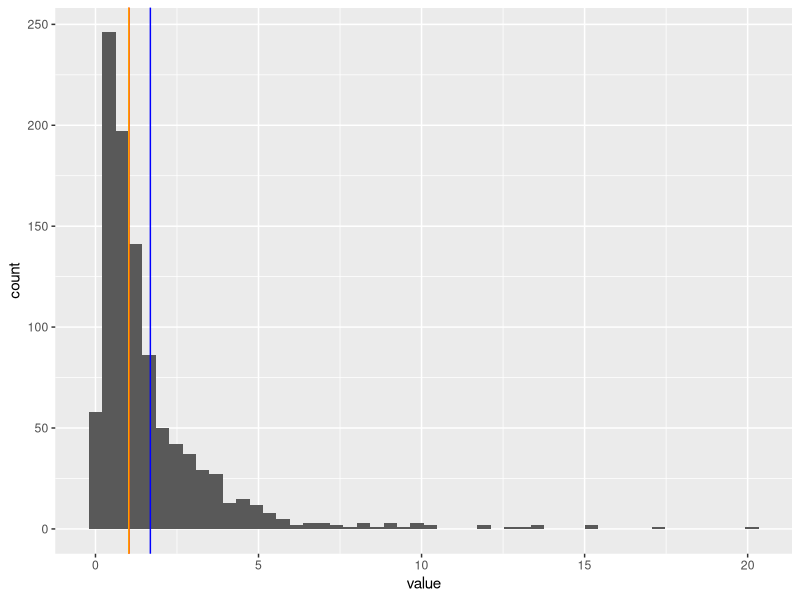
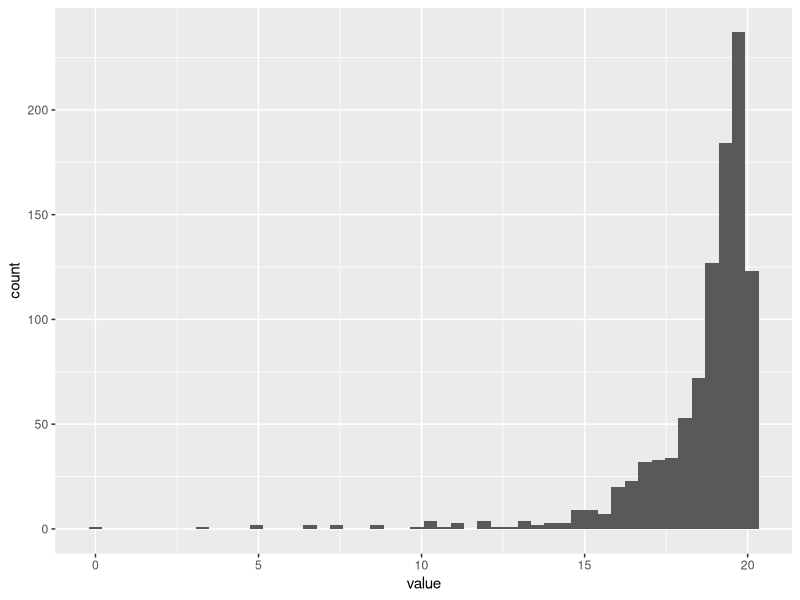
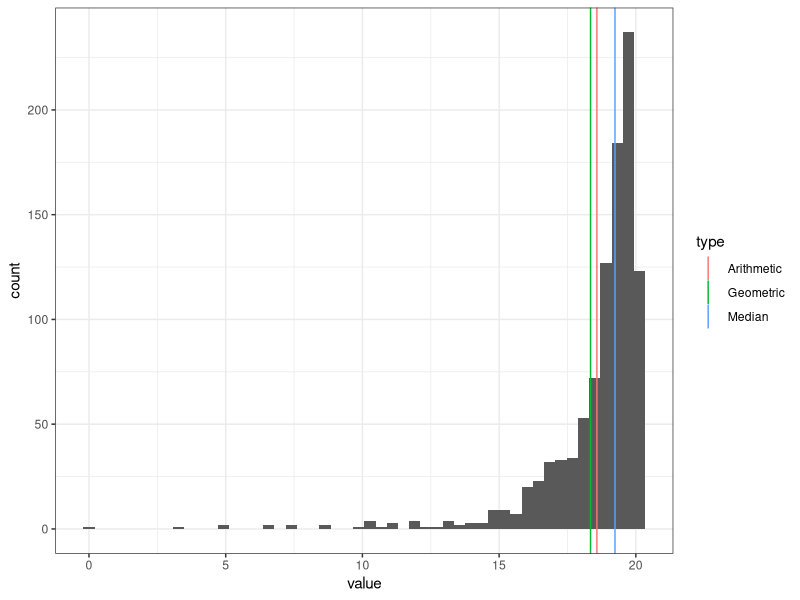

R code for these plots, in order:
# setup -------------------------------------------------------------------
rm(list = ls())
library(tidyverse)


# exercise 1 --------------------------------------------------------------

## comparing central tendency measures
# create a new vetor z with with length 1000 as exp(rnorm(n = 1000, 
 # mean = 0, sd = 0.1)) 

z <- exp(rnorm(n = 1000, mean = 0, sd = 1))

# calculate arithmetic mean
mu_z <- mean(z)

# calculate geometric mean
gm_z <- prod(z)^(1 / length(z))

# calculate median
med_z <- median(z)

# draw a histogram of z using functions tibble(), ggplot(), and geom_histogram()
df_z <- as_tibble(z)
g_hist_z <- df_z %>% 
        ggplot(aes(x = value)) +
        geom_histogram(bins = 50)
# draw vertical lines of arithmetic mean, geometric mean, and median on the 
# histogram with different colors using a function geom_vline()
df_z %>% 
        ggplot(aes(x = value)) +
        geom_histogram(bins = 50) +
        geom_vline(xintercept = mu_z, colour = 'blue') +
        geom_vline(xintercept = gm_z, colour = 'red') +
        geom_vline(xintercept = med_z, colour = 'orange')

# create a new vector z_rev as -z +max(z) + 0.1 and repeat steps 1-4
z_rev <- -z + max(z) +0.1 # reversing values in the different direction

# calculate arithmetic mean, geometric mean, median
mu_rev <- mean(z_rev) # arithmetic mean
gm_rev <- exp(mean(log(z_rev))) #prod(z_rev)^(1 / length(z_rev)) this returns infinity - values too large
med_rev <- median(z_rev) # median 

#draw a histogram
df_z_rev <- as_tibble(z_rev)
g_hist_r <- df_z_rev %>% 
        ggplot(aes(x = value)) + 
        geom_histogram(bins = 50)
g_hist_r

# draw vertical lines
df_mu <- tibble(mu = c(mu_rev, gm_rev, med_rev),
                type = c("Arithmetic", "Geometric", "Median"))
g_hist_r +
        geom_vline(data = df_mu,
                   aes(xintercept = mu,
                       color = type)) +
        theme_bw()


# Comparing variation measures --------------------------------------------

w <- rnorm(100, mean = 10, sd = 1)
head(w) # show first 6 elements in w

# convert unit of w to milligram and create a new vector m
m <- w*1000

# calculate SD and MAD for w and m
## SD
sigma_w <- sum((w - mean(w))^2)/length(w)
sigma_m <- sum((m - mean(m))^2)/length(m)
sd_w <- sqrt(sum((w - mean(w))^2)/length(w)) #square root eliminates the units
sd_m <- sqrt(sum((m - mean(m))^2)/length(m))
## MAD w
ad_w <- abs(w - median(w))
mad_w <- median(ad_w)
## MAD m
ad_m <- abs(m - median(m))
mad_m <- median(ad_m)

# calculate CV and MAD/Median for w and m
## CV
cv_w <- sd_w / mean(w)
cv_m <- sd_m / mean(m)
## MAD/Median
mm_w <- mad_w / median(w)
mm_m <- mad_m / median(m)
